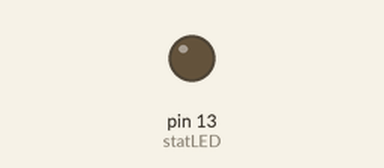
This sketch was run on a simulated Arduino Uno, built with avr-gcc and run on an emulated ATmega328P. Parts: output pins drawn as LEDs (lit = HIGH). What the sketch prints to the serial monitor is not drawn.

Above: at 0.1 s.
At 1.1 s:
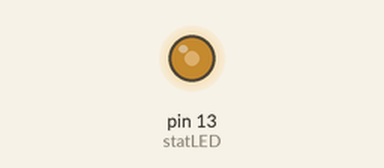
Timing chart, 0 to 2.6 s (numbered marks = the images above):
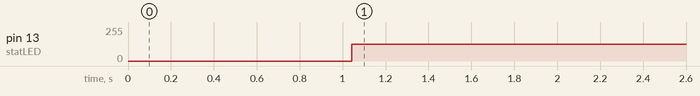

Measured:
- by itself, pin 13 (statLED): 0/255 → 127/255 at 1.0 s

The sketch:

bq769x0.ino
```cpp
// (licence header left out)
#include <Wire.h>

long lastTime;

//GPIO declarations
//-=-=-=-=-=-=-=-=-=-=-=-=-=-=-=-=-=-=-=-=-=-=-=-=

byte statLED = 13; //


//-=-=-=-=-=-=-=-=-=-=-=-=-=-=-=-=-=-=-=-=-=-=-=-=

void setup()
{
  Serial.begin(9600);
  Serial.println("bq76940 example");

  pinMode(statLED, OUTPUT);
  digitalWrite(statLED, LOW); //Turn off the LED for now

  if(initBQ() == false)
    Serial.println("bq76940 failed to respond - check your wiring");


  lastTime = millis();
}

void loop()
{
  //Blink the on-board stat LED every second
  if(millis() - lastTime > 1000)
  {
    if(digitalRead(statLED) == HIGH)
      digitalWrite(statLED, LOW);
    else
      digitalWrite(statLED, HIGH);
  }

  //Read the cell voltages

  //Read the coulomb counter

  //Check thermistors

  //Display data
}

//Initiates the first few I2C commands
//Returns true if we can verify communication
boolean initBQ(void)
{
  return true;
}
```
